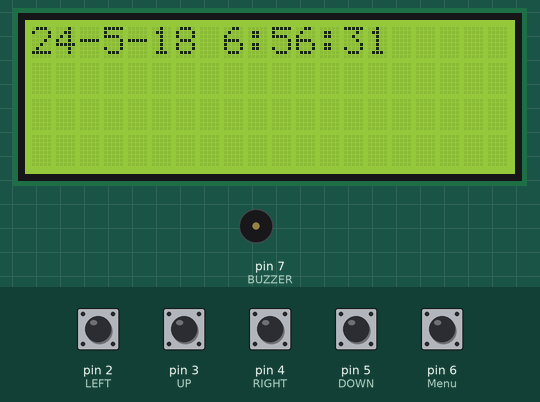
Bench run of a sketch on a simulated Arduino Uno, built with avr-gcc and run on an emulated ATmega328P. Shown: 20×4 character LCD, buzzer (waves = sounding, pin HIGH). The test bench sets the inputs (shaded band); at power-on: pin 2 (LEFT), pin 3 (UP), pin 4 (RIGHT), pin 5 (DOWN), pin 6 (Menu) LOW. The local clock reads 2024-03-15 10:24:30 at power-on unless the sketch sets it.

Above: at 1.2 s.
1.3 s: pin 2 (LEFT) pulled HIGH for 0.15 s
At 3.5 s:
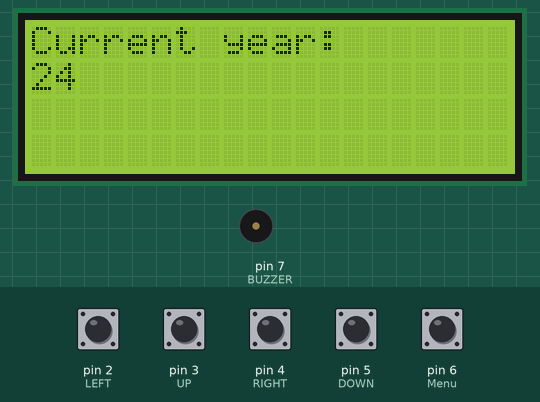
3.8 s: pin 6 (Menu) pulled HIGH for 1 s
At 5.1 s:
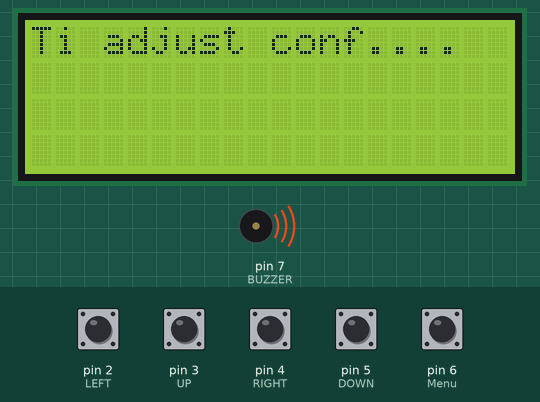
6.3 s: pin 4 (RIGHT) pulled HIGH for 1 s
At 7.8 s:
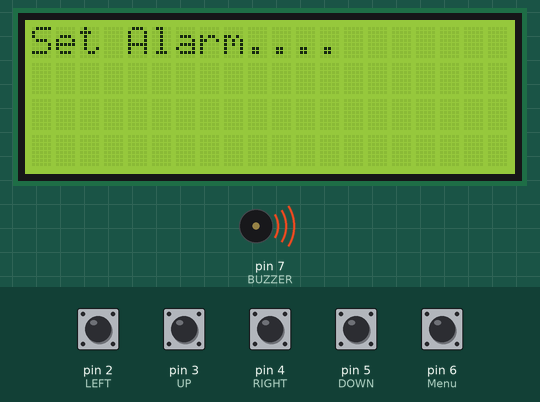
8.8 s: pin 3 (UP) pulled HIGH for 0.15 s
At 9.6 s:
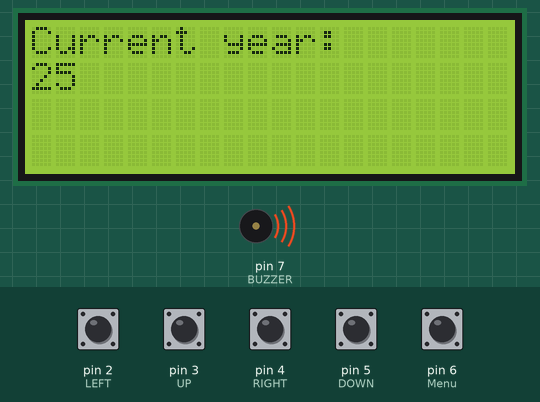
10.4 s: pin 5 (DOWN) pulled HIGH for 1 s
At 12.0 s:
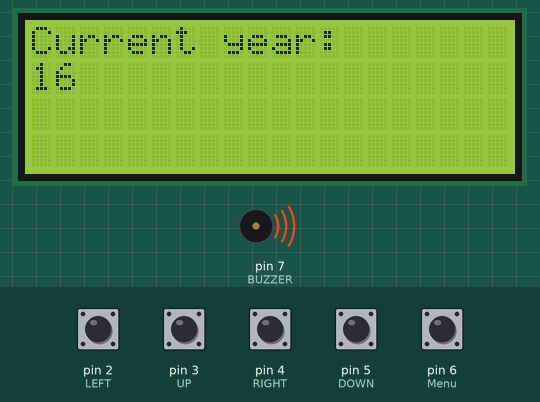
12.9 s: pin 2 (LEFT) pulled HIGH for 1 s
At 13.62 s:
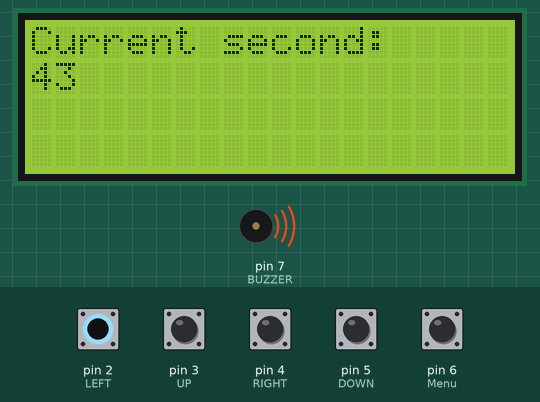
Timing chart, 0 to 15.9 s (numbered marks = the images above; inputs shaded):
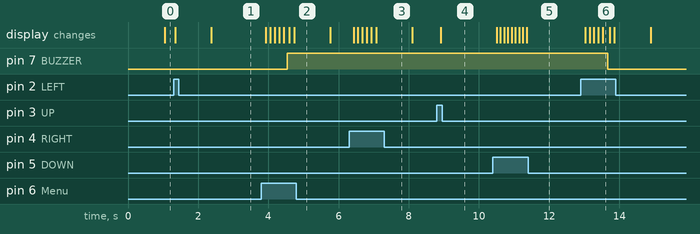

Measured:
- after the input at 1.3 s, the display: first changes at once (image 1 shows a later state)
- after the input at 3.8 s, pin 7 (BUZZER): LOW → HIGH after 0.74 s; the display: first changes after 0.13 s (image 2 shows a later state)
- after the input at 6.3 s, the display: first changes after 0.13 s (image 3 shows a later state)
- after the input at 8.8 s, the display: changes after 0.11 s (image 4)
- after the input at 10.4 s, the display: first changes after 0.11 s (image 5 shows a later state)
- after the input at 12.9 s, pin 7 (BUZZER): HIGH → LOW after 0.77 s; the display: first changes after 0.13 s (image 6 shows a later state)

The sketch:

sketch_may18a.ino
```cpp
#include<LiquidCrystal_I2C.h>
#include <DS3231.h>

/*=============================================*/
DS3231 RTC;
bool century = false;
bool H12Flag = false;
bool PmFlag  = false;
/*=============================================*/
//create object from class LiquidCrystal_I2C
/* 0X27-> the address which arduino is going to address
   LCD through I2C communication protocole
   20-> number of columns in LCD
   4-> number of rows in LCD
*/
LiquidCrystal_I2C LCD(0X27 , 20 , 4);

#define UP        3
#define DOWN      5
#define RIGHT     4
#define LEFT      2
#define Menu      6
#define BUZZER    7

bool alarm_mode = false;
int alarm_status = 0;
int Alarm_Year , Alarm_Month , Alarm_Day , Alarm_Hour , Alarm_Minute , Alarm_Second;
unsigned long lastMillis = 0;

void setup()
{
  //initialize LCD
  LCD.init();

  //clear LCD
  LCD.clear();

  //turn on back light of LCD
  LCD.backlight();

  LCD.clear();
  pinMode(UP, INPUT);
  pinMode(DOWN, INPUT);
  pinMode(RIGHT, INPUT);
  pinMode(LEFT, INPUT);
  pinMode(Menu, INPUT);
  pinMode(BUZZER, OUTPUT);

  // modify date passed on your current date
  RTC.setYear(24);
  RTC.setMonth(5);
  RTC.setDate(18);
  RTC.setHour(6);
  RTC.setMinute(56);
}

void loop()
{
  print_date();
  if(digitalRead(Menu) == HIGH)
  {
    delay(25);
    if(digitalRead(Menu) == HIGH)
    {
      LCD.clear();
      LCD.print("Ti adjust conf....");
      delay(1000);
      alarm_mode = false;
      modify_date();
    }
  }
  if( ((digitalRead(RIGHT) == HIGH) || (digitalRead(LEFT) == HIGH)) && (alarm_mode == false) )
  {
    delay(25);
    if( (digitalRead(RIGHT) == HIGH) || (digitalRead(LEFT) == HIGH) )
    {
      LCD.clear();
      LCD.print("Set Alarm....");
      delay(1000);
      alarm_mode = true;
      modify_date();
      alarm_status = 1;
    }
  }
  if(alarm_mode)
  {
    unsigned long Now = millis();
    if( (Alarm_Year == RTC.getYear()) && (Alarm_Month == RTC.getMonth(century)) && (Alarm_Day == RTC.getDate()) && (Alarm_Hour == RTC.getHour(H12Flag , PmFlag)) && (Alarm_Minute == RTC.getMinute()) && (Alarm_Second == RTC.getSecond()) && (alarm_status == 1) )
    {
      digitalWrite(BUZZER, HIGH);
      alarm_status = 2;
      lastMillis = Now;
    }
    if( ((digitalRead(RIGHT) == HIGH) || (digitalRead(LEFT) == HIGH)) && ( alarm_status == 2) )
    {
      delay(25);
      if( (digitalRead(RIGHT) == HIGH) || (digitalRead(LEFT) == HIGH) )
      {
        digitalWrite(BUZZER, LOW);
        alarm_status = 0;
        alarm_mode = false;
      }
    }
    else if( (Now - lastMillis >= (60*1000)) && (alarm_status == 2) ) {
      lastMillis = Now;
      digitalWrite(BUZZER, LOW);
      alarm_status = 0;
      alarm_mode = false;
    }
  }

}
void print_date()
{
  /********************************/
  /* Printing current time on LCD */
  LCD.setCursor(0 ,0);
  //print current year on LCD
  LCD.print(RTC.getYear() , DEC);
  LCD.print("-");
  //print current Month on LCD
  LCD.print(RTC.getMonth(century) , DEC);
  LCD.print("-");
  //print current day on LCD
  LCD.print(RTC.getDate() , DEC);
  LCD.print(" ");
  //print current hour on LCD
  LCD.print(RTC.getHour(H12Flag , PmFlag) , DEC);
  LCD.print(":");
  //print current minute on LCD
  LCD.print(RTC.getMinute() , DEC);
  LCD.print(":");
  //print current second on LCD
  LCD.print(RTC.getSecond() , DEC);
  LCD.print("               ");
  LCD.setCursor(0 ,1);
  LCD.print("                ");
  delay(100);
  /********************************/
}

void modify_date()
{
  int Year, Month , Day , Hour , Minute , Second;

  //for updating year
  Year = RTC.getYear();
  LCD.clear();
  LCD.setCursor(0 ,0);
  LCD.print("Current year: ");
  while(1)
  {
    LCD.setCursor(0 ,1);
    LCD.print(Year , DEC);
    LCD.print("    ");

    if(digitalRead(UP) == HIGH)
    {
      delay(100);
      if(digitalRead(UP) == HIGH)   Year++;
    }

    else if(digitalRead(DOWN) == HIGH)
    {
      delay(100);
      if(digitalRead(DOWN) == HIGH)   if(Year <= 0) Year = RTC.getYear(); else Year--;
    }

    if(digitalRead(Menu) == HIGH)//if you press Menu button, it's going to set year with updated year
    {
      delay(100);
      if(digitalRead(Menu) == HIGH)
      {
        if(alarm_mode) Alarm_Year = Year;
        else           RTC.setYear(Year);
        break;
      }
    }

    //if you want to not set year with the updated one press RIGTH or LEFT button
    //in Alarm mode, of you want to set Alarm year same as the current year
    if( (digitalRead(RIGHT) == HIGH) || (digitalRead(LEFT) == HIGH) )
    {
      delay(100);
      if( (digitalRead(RIGHT) == HIGH) || (digitalRead(LEFT) == HIGH) )
      {
        if(alarm_mode)  Alarm_Year = RTC.getYear();
        else            Year = RTC.getYear();
        break;
      }
    }
  }

  //for updating month
  Month = RTC.getMonth(century);
  LCD.clear();
  LCD.setCursor(0 ,0);
  LCD.print("Current month: ");
  while(1)
  {
    LCD.setCursor(0 ,1);
    LCD.print(Month , DEC);
    LCD.print("    ");

    if(digitalRead(UP) == HIGH)
    {
      delay(100);
      if(digitalRead(UP) == HIGH)   Month = (Month + 1) % 12;
    }

    else if(digitalRead(DOWN) == HIGH)
    {
      delay(100);
      if(digitalRead(DOWN) == HIGH)   {Month--; if(Month == 0) Month = 12;}
    }

    if(digitalRead(Menu) == HIGH)//if you press Menu button, it's going to set year with updated year
    {
      delay(100);
      if(digitalRead(Menu) == HIGH)
      {
        if(alarm_mode) Alarm_Month = Month;
        else           RTC.setMonth(Month);
        break;
      }
    }

    //if you want to not set year with the updated one press RIGTH or LEFT button
    //in Alarm mode, of you want to set Alarm Month same as the current Month
    if( (digitalRead(RIGHT) == HIGH) || (digitalRead(LEFT) == HIGH) )
    {
      delay(100);
      if( (digitalRead(RIGHT) == HIGH) || (digitalRead(LEFT) == HIGH) )
      {
        if(alarm_mode) Alarm_Month = RTC.getMonth(century);
        else           Month = RTC.getMonth(century);
        break;
      }
    }
  }


  //for updating day
  Day = RTC.getDate();
  LCD.clear();
  LCD.setCursor(0 ,0);
  LCD.print("Current day: ");
  while(1)
  {
    LCD.setCursor(0 ,1);
    LCD.print(Day , DEC);
    LCD.print("    ");

    if(digitalRead(UP) == HIGH)
    {
      delay(100);
      if(digitalRead(UP) == HIGH)
      {
        //because these months consists of 31 days
        if( (Month == 1) || (Month == 3) || (Month == 5) || (Month == 7) || (Month == 8) ||(Month == 10) || (Month == 12) )
          Day =( Day + 1 ) % 31;
        //because these months consists of 30 days
        else if( (Month == 4) || (Month == 9) || (Month == 11) || (Month == 6) )
            Day =( Day + 1 ) % 30;
        //Feb. can be 28 or 29 days depending on if the current year is leap year or not
        else if(Month == 2)
        {
          if( (Year % 4 == 0) && (Year % 10 != 0) )//leap year
            Day =( Day + 1 ) % 29;
          else                                     //not a leap year
            Day =( Day + 1 ) % 28;
        }
      }
    }

    else if(digitalRead(DOWN) == HIGH)
    {
      delay(100);
      if(digitalRead(DOWN) == HIGH)
      //because these months consists of 31 days
      if( (Month == 1) || (Month == 3) || (Month == 5) || (Month == 7) || (Month == 8) ||(Month == 10) || (Month == 12) )
        { Day--; if(Day == 0) Day = 31; }
      //because these months consists of 30 days
      else if( (Month == 4) || (Month == 9) || (Month == 11) || (Month == 6) )
          { Day--; if(Day == 0) Day = 30; }
      //Feb. can be 28 or 29 days depending on if the current year is leap year or not
      else if(Month == 2)
      {
        if( (Year % 4 == 0) && (Year % 10 != 0) )//leap year
          { Day--; if(Day == 0) Day = 29; }
        else                                     //not a leap year
          { Day--; if(Day == 0) Day = 28; }
      }
    }

    if(digitalRead(Menu) == HIGH)//if you press Menu button, it's going to set year with updated year
    {
      delay(100);
      if(digitalRead(Menu) == HIGH)
      {
        if(alarm_mode) Alarm_Day = Day;
        else           RTC.setDate(Day);
        break;
      }
    }

    //if you want to not set year with the updated one press RIGTH or LEFT button
    //in Alarm mode, of you want to set Alarm day same as the current day
    if( (digitalRead(RIGHT) == HIGH) || (digitalRead(LEFT) == HIGH) )
    {
      delay(100);
      if( (digitalRead(RIGHT) == HIGH) || (digitalRead(LEFT) == HIGH) )
      {
        if(alarm_mode) Alarm_Day = RTC.getDate();
        break;
      }
    }
  }

  //for updating hour
  Hour = RTC.getHour(H12Flag , PmFlag);
  LCD.clear();
  LCD.setCursor(0 ,0);
  LCD.print("Current Hour: ");
  while(1)
  {
    LCD.setCursor(0 ,1);
    LCD.print(Hour , DEC);
    LCD.print("    ");

    if(digitalRead(UP) == HIGH)
    {
      delay(100);
      if(digitalRead(UP) == HIGH)   Hour = (Hour + 1) % 24;
    }

    else if(digitalRead(DOWN) == HIGH)
    {
      delay(100);
      if(digitalRead(DOWN) == HIGH)   {Hour--; if(Hour == 0) Hour = 24;}
    }

    if(digitalRead(Menu) == HIGH)//if you press Menu button, it's going to set year with updated year
    {
      delay(100);
      if(digitalRead(Menu) == HIGH)
      {
        if(alarm_mode) Alarm_Hour = Hour;
        else           RTC.setHour(Hour);
        break;
      }
    }

    //if you want to not set year with the updated one press RIGTH or LEFT button
    //in Alarm mode, of you want to set Alarm hour same as the current hour
    if( (digitalRead(RIGHT) == HIGH) || (digitalRead(LEFT) == HIGH) )
    {
      delay(100);
      if( (digitalRead(RIGHT) == HIGH) || (digitalRead(LEFT) == HIGH) )
      {
        if(alarm_mode) Alarm_Hour = RTC.getHour(H12Flag , PmFlag);
        break;
      }
    }
  }

  //for updating Minute
  Minute = RTC.getMinute();
  LCD.clear();
  LCD.setCursor(0 ,0);
  LCD.print("Current Minute: ");
  while(1)
  {
    LCD.setCursor(0 ,1);
    LCD.print(Minute , DEC);
    LCD.print("    ");

    if(digitalRead(UP) == HIGH)
    {
      delay(100);
      if(digitalRead(UP) == HIGH)   Minute = (Minute + 1) % 60;
    }

    else if(digitalRead(DOWN) == HIGH)
    {
      delay(100);
      if(digitalRead(DOWN) == HIGH)   {Minute--; if(Minute < 0) Minute = 59;}
    }

    if(digitalRead(Menu) == HIGH)//if you press Menu button, it's going to set year with updated year
    {
      delay(100);
      if(digitalRead(Menu) == HIGH)
      {
        if(alarm_mode) Alarm_Minute = Minute;
        else           RTC.setMinute(Minute);
        break;
      }
    }

    //if you want to not set year with the updated one press RIGTH or LEFT button
    //in Alarm mode, of you want to set Alarm minute same as the current minute
    if( (digitalRead(RIGHT) == HIGH) || (digitalRead(LEFT) == HIGH) )
    {
      delay(100);
      if( (digitalRead(RIGHT) == HIGH) || (digitalRead(LEFT) == HIGH) )
      {
        if(alarm_mode) Alarm_Minute = RTC.getMinute();
        break;
      }
    }
  }

  //for updating second
  Second = RTC.getSecond();
  LCD.clear();
  LCD.setCursor(0 ,0);
  LCD.print("Current second: ");
  while(1)
  {
    LCD.setCursor(0 ,1);
    LCD.print(Second , DEC);
    LCD.print("    ");

    if(digitalRead(UP) == HIGH)
    {
      delay(100);
      if(digitalRead(UP) == HIGH)   Second = (Second + 1) % 60;
    }

    else if(digitalRead(DOWN) == HIGH)
    {
      delay(100);
      if(digitalRead(DOWN) == HIGH)   {Second--; if(Second < 0) Second = 59;}
    }

    if(digitalRead(Menu) == HIGH)//if you press Menu button, it's going to set year with updated year
    {
      delay(100);
      if(digitalRead(Menu) == HIGH)
      {
        if(alarm_mode) Alarm_Second = Second;
        else           RTC.setSecond(Second);
        break;
      }
    }

    //if you want to not set year with the updated one press RIGTH or LEFT button
    //in Alarm mode, of you want to set Alarm second same as the current second
    if( (digitalRead(RIGHT) == HIGH) || (digitalRead(LEFT) == HIGH) )
    {
      delay(100);
      if( (digitalRead(RIGHT) == HIGH) || (digitalRead(LEFT) == HIGH) )
      {
        if(alarm_mode) Alarm_Second = RTC.getSecond();
        break;
      }
    }
  }
}
```
